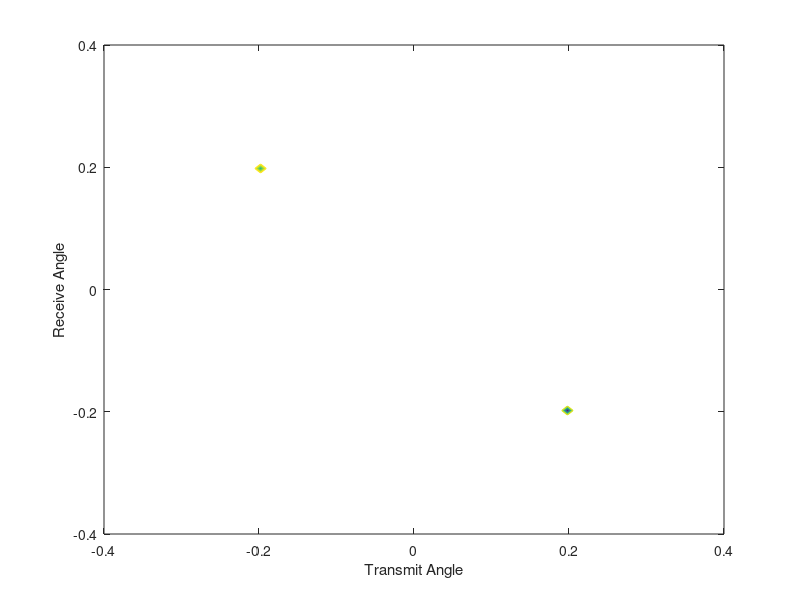

MATLAB code for this plot: (Note: this script raises an error after producing the figure.)
clc
clear
close all

%% to graph contour plot, need three vectors
% p, q and Hv(q,p)

Q = 21;
Q_bar = (Q-1)/2;
%receive angle - y-axis
q = linspace(-Q_bar,Q_bar,Q);
P = 21;
P_bar = (Q-1)/2;
%transmit angle - x-axis
p = linspace(-P_bar,P_bar,P); 

alpha_T = 0.5;
alpha_R = 0.5;
L = 200; %number of paths

S_rq = linspace( -1/(2*Q),1/(2*Q) );
S_tp = linspace( -1/(2*P),1/(2*P) );

%% part a
%==========================================================================
% %Bottom right cluster?
% phi_t1 = pi/8;
% phi_r1 = -pi/8;
% phi_1 = linspace(phi_t1,phi_r1);
% 
% %Top left cluster?
% phi_t2 =-pi/8;
% phi_r2 = pi/8;
% phi_2 = linspace(phi_t2,phi_r2);

% p_t = pi/8; q_t = -pi/8;
% phi_T = linspace(p_t,q_t);
% 
% p_r = -pi/8; q_r = pi/8;
% phi_R = linspace(p_r,q_r);
% 
% theta_r = alpha_R*sin(phi_R);
% theta_t = alpha_T*sin(phi_T);

% qq = q_t/Q
% pp = p_t/P

% syms k
% 
% G_b = symsum(dirac((q_t)/Q-mod(k,1))*dirac((p_t)/P-mod(k,1)), k, 1,L)

%H_v = G_b/(P*Q);
%contour(p,q,H_v);

% l = 1;
% G = @(tr,tt) dirac(tr-theta_r(l)).*dirac(tt-theta_t(l));
% 
% Ga = 0;
% for l = 1:L
%    
%     %Ga = Ga + G(theta_r(L),theta_t(L));
%     Ga = Ga + G(q,p);
%     idx = Ga == Inf;
%     Ga(idx) = 1;
%     
% end
% 
% Hv = Ga/(P*Q);


% G_bar = @(theta_r,theta_t) G(mod(theta_r,1),mod(theta_t,1));
% G_bar = @(theta_r,theta_t) dirac(theta_r-q/Q)*dirac(theta_t-p/P);
% H_v = @(q,p) G_bar(q./Q,p./P)./(P.*Q);
% 
% H_va = abs(H_v(q,p));

% for qi = -Q_bar:Q_bar 
%     for pi = -P_bar:P_bar
%     G_bar = dirac(theta_r-qi/Q).*dirac(theta_t-pi/P);
%     end
% end
%==========================================================================

Bl = rand(1,L);

%% part b
n = 21; %might refer to P = Q = 21;

%Angular spreads for the top left cluster
Sr_b = linspace(pi/16,3*pi/16);
St_b = linspace(-3*pi,-pi/16);
% Sr_b = [pi/16,3*pi/16]; %receive angle
% St_b = [-3*pi/16,-pi/16]; %transmit angle

Q_neg = alpha_R*Q*sin(Sr_b(1));
Q_pos = alpha_R*Q*sin(Sr_b(end));
q_b = linspace(Q_neg,Q_pos);

P_neg = alpha_T*P*sin(St_b(1));
P_pos = alpha_T*P*sin(St_b(end));
p_b = linspace(P_neg,P_pos);

r = min(Q_pos - Q_neg + 1, P_pos - P_neg + 1);

%(Q-,Q+) = (2,6)
%(P-,P+) = (-6,-2)
%r = 5
subm = ones(5,5);
%% part c
% kc = 0;
Sr_c = [-pi/2,pi/2];
St_c = [-pi/2,pi/2];
 
%% part d
% kd = P-1;

%% working out
x = linspace(-0.4,0.4);
y = linspace(-0.4,0.4);
z = [9 6 1;
    6 0 6;
    1 6 9];
z = ones(100,100);
z2 = z;

%Transmit
phi_tx = pi/8;
phi_ty = -pi/8;
theta_tx =alpha_T*sin(phi_tx); 
theta_ty =alpha_T*sin(phi_ty); 

%Receive
phi_rx =-pi/8;
phi_ry = pi/8;
theta_rx =alpha_R*sin(phi_rx); 
theta_ry =alpha_R*sin(phi_ry); 

[Y1,X1] = find(x==0.1913);
[Y2,X2] = find(y==-0.1913);

z(75,26) = rand(1);
z2(26,75) = rand(1);

contour(x,y,z) 
hold on
contour(x,y,z2)
xlabel('Transmit Angle')
ylabel('Receive Angle')


N = 21;
D = pi/8;
Value = 0;
H = phased.ULA(N,D);











